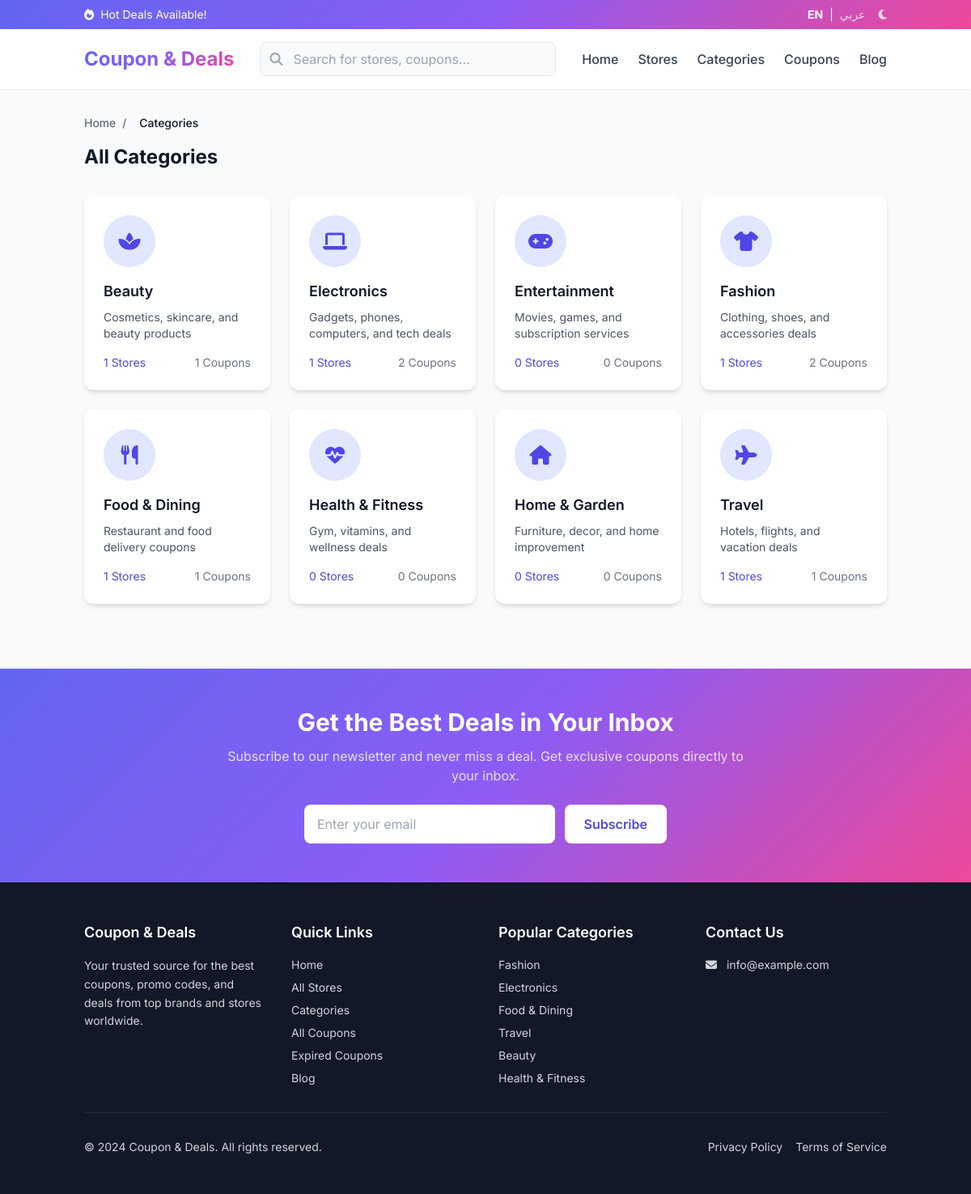
The page /categories on the database its author committed.
### tables this page shows
CREATE TABLE IF NOT EXISTS `categories` (
    `id` INT(11) UNSIGNED AUTO_INCREMENT PRIMARY KEY,
    `name_en` VARCHAR(100) NOT NULL,
    `name_ar` VARCHAR(100) DEFAULT NULL,
    `slug` VARCHAR(100) NOT NULL UNIQUE,
    `description_en` TEXT DEFAULT NULL,
    `description_ar` TEXT DEFAULT NULL,
    `icon` VARCHAR(50) DEFAULT NULL,
    `image` VARCHAR(255) DEFAULT NULL,
    `parent_id` INT(11) UNSIGNED DEFAULT NULL,
    `order_position` INT(11) DEFAULT 0,
    `is_active` TINYINT(1) DEFAULT 1,
    `created_at` TIMESTAMP DEFAULT CURRENT_TIMESTAMP,
    `updated_at` TIMESTAMP DEFAULT CURRENT_TIMESTAMP ON UPDATE CURRENT_TIMESTAMP,
    FOREIGN KEY (`parent_id`) REFERENCES `categories`(`id`) ON DELETE SET NULL,
    INDEX `idx_slug` (`slug`),
    INDEX `idx_active` (`is_active`),
    INDEX `idx_order` (`order_position`)
);

### app/controllers/CategoryController.php (called while the page is built, shortened)
<?php
require_once APP_PATH . '/controllers/BaseController.php';
class CategoryController extends BaseController {
    public function index() {
        $categories = $this->db->fetchAll(
            "SELECT c.*,
             (SELECT COUNT(*) FROM stores WHERE category_id = c.id AND is_active = 1) as stores_count,
             (SELECT COUNT(*) FROM coupons cp JOIN stores s ON cp.store_id = s.id WHERE s.category_id = c.id AND cp.is_active = 1) as coupons_count
             FROM categories c
             WHERE c.is_active = 1 AND c.parent_id IS NULL
             ORDER BY c.order_position, c.name_en"
        );
        $this->view('frontend/categories', [
            'pageTitle' => __('All Categories', 'جميع الفئات'),
            'categories' => $categories
        ]);
    }
}

### index.php (called while the page is built)
<?php
require_once __DIR__ . '/config/config.php';
require_once __DIR__ . '/config/db.php';
require_once __DIR__ . '/app/router.php';
require_once __DIR__ . '/app/helpers/functions.php';
$requestUri = $_SERVER['REQUEST_URI'] ?? '/';
$requestMethod = $_SERVER['REQUEST_METHOD'] ?? 'GET';
$uri = parse_url($requestUri, PHP_URL_PATH);
$basePath = str_replace('/index.php', '', $_SERVER['SCRIPT_NAME']);
$uri = substr($uri, strlen($basePath));
$uri = trim($uri, '/');
$router = initRouter();
$router->dispatch($uri, $requestMethod);

### config/config.php (called while the page is built, shortened)
<?php
function e($string) {
    return htmlspecialchars($string ?? '', ENT_QUOTES, 'UTF-8');
}
function getCurrentLang() {
    return $_SESSION['lang'] ?? DEFAULT_LANG;
}

### config/db.php (called while the page is built, shortened)
<?php
class Database {
    private static $instance = null;
    private $pdo;
    private function __construct() {
        try {
            $dsn = "mysql:host=" . DB_HOST . ";dbname=" . DB_NAME . ";charset=" . DB_CHARSET;
            $options = [
                PDO::ATTR_ERRMODE => PDO::ERRMODE_EXCEPTION,
                PDO::ATTR_DEFAULT_FETCH_MODE => PDO::FETCH_ASSOC,
                PDO::ATTR_EMULATE_PREPARES => false,
            ];
            $this->pdo = new PDO($dsn, DB_USER, DB_PASS, $options);
        } catch (PDOException $e) {
            die("Database connection failed: " . $e->getMessage());
        }
    }
    public static function getInstance() {
        if (self::$instance === null) {
            self::$instance = new self();
        }
        return self::$instance;
    }
    public function query($sql, $params = []) {
        $stmt = $this->pdo->prepare($sql);
        $stmt->execute($params);
        return $stmt;
    }
    public function fetchAll($sql, $params = []) {
        return $this->query($sql, $params)->fetchAll();
    }
}
function db() {
    return Database::getInstance();
}

### app/views/frontend/categories.php (the view)
<?php include APP_PATH . '/views/frontend/partials/header.php'; ?>
<div class="container mx-auto px-4 py-8">
    <?= breadcrumbs([__('Home', 'الرئيسية') => url('/'), __('Categories', 'الفئات') => '']) ?>
    <h1 class="text-2xl font-bold mb-8"><?= __('All Categories', 'جميع الفئات') ?></h1>
    <?php if (empty($categories)): ?>
    <div class="bg-white dark:bg-gray-800 rounded-xl p-12 text-center">
        <i class="fas fa-folder text-4xl text-gray-400 mb-4"></i>
        <h3 class="text-lg font-medium text-gray-600 dark:text-gray-400"><?= __('No categories found', 'لا توجد فئات') ?></h3>
    </div>
    <?php else: ?>
    <div class="grid grid-cols-1 sm:grid-cols-2 md:grid-cols-3 lg:grid-cols-4 gap-6">
        <?php foreach ($categories as $category): ?>
        <a href="<?= url('category/' . $category['slug']) ?>"
           class="bg-white dark:bg-gray-800 rounded-xl p-6 shadow-md hover:shadow-lg transition-all hover:-translate-y-1 group">
            <div class="w-16 h-16 bg-indigo-100 dark:bg-indigo-900 rounded-full flex items-center justify-center mb-4 group-hover:bg-indigo-200 dark:group-hover:bg-indigo-800">
                <i class="fas <?= e($category['icon'] ?: 'fa-tag') ?> text-2xl text-indigo-600 dark:text-indigo-400"></i>
            </div>
            <h3 class="font-semibold text-lg text-gray-900 dark:text-white mb-2"><?= e(getLocalizedField($category, 'name')) ?></h3>
            <p class="text-sm text-gray-600 dark:text-gray-400 mb-4 line-clamp-2">
                <?= e(getLocalizedField($category, 'description')) ?>
            </p>
            <div class="flex items-center justify-between text-sm">
                <span class="text-indigo-600 dark:text-indigo-400"><?= $category['stores_count'] ?> <?= __('Stores', 'متاجر') ?></span>
                <span class="text-gray-500"><?= $category['coupons_count'] ?> <?= __('Coupons', 'كوبونات') ?></span>
            </div>
        </a>
        <?php endforeach; ?>
    </div>
    <?php endif; ?>
</div>
<?php include APP_PATH . '/views/frontend/partials/footer.php'; ?>

### app/views/frontend/partials/footer.php (shortened to what this page needs)
    </main>
    <section class="gradient-bg py-12 mt-12">
        <div class="container mx-auto px-4 text-center">
            <h2 class="text-2xl md:text-3xl font-bold text-white mb-3">
                <?= __('Get the Best Deals in Your Inbox', 'احصل على أفضل العروض في بريدك') ?>
            </h2>
            <p class="text-white/80 mb-6 max-w-2xl mx-auto">
                <?= __('Subscribe to our newsletter and never miss a deal. Get exclusive coupons directly to your inbox.', 'اشترك في نشرتنا الإخبارية ولا تفوت أي عرض. احصل على كوبونات حصرية مباشرة في بريدك.') ?>
            </p>
            <form action="<?= url('subscribe') ?>" method="POST" class="max-w-md mx-auto flex flex-col sm:flex-row gap-3">
                <input type="email" name="email" required
                       placeholder="<?= __('Enter your email', 'أدخل بريدك الإلكتروني') ?>"
                       class="flex-1 px-4 py-3 rounded-lg text-gray-900 focus:outline-none focus:ring-2 focus:ring-white">
                <button type="submit" class="px-6 py-3 bg-white text-indigo-600 font-semibold rounded-lg hover:bg-gray-100 transition-colors">
                    <?= __('Subscribe', 'اشترك') ?>
                </button>
            </form>
        </div>
    </section>
    <footer class="bg-gray-900 text-gray-300 py-12">
        <div class="container mx-auto px-4">
            <div class="grid grid-cols-1 md:grid-cols-2 lg:grid-cols-4 gap-8 mb-8">
                <div>
                    <h3 class="text-white text-lg font-semibold mb-4"><?= e(getSetting('site_name', 'Coupon & Deals')) ?></h3>
                    <p class="text-sm leading-relaxed">
                        <?= __('Your trusted source for the best coupons, promo codes, and deals from top brands and stores worldwide.', 'مصدرك الموثوق لأفضل الكوبونات وأكواد الخصم والعروض من أفضل العلامات التجارية والمتاجر حول العالم.') ?>
                    </p>
                </div>
                <div>
                    <h3 class="text-white text-lg font-semibold mb-4"><?= __('Quick Links', 'روابط سريعة') ?></h3>
                    <ul class="space-y-2 text-sm">
                        <li><a href="<?= url('/') ?>" class="hover:text-white"><?= __('Home', 'الرئيسية') ?></a></li>
                        <li><a href="<?= url('stores') ?>" class="hover:text-white"><?= __('All Stores', 'جميع المتاجر') ?></a></li>
                        <li><a href="<?= url('categories') ?>" class="hover:text-white"><?= __('Categories', 'الفئات') ?></a></li>
                        <li><a href="<?= url('coupons') ?>" class="hover:text-white"><?= __('All Coupons', 'جميع الكوبونات') ?></a></li>
                        <li><a href="<?= url('expired-coupons') ?>" class="hover:text-white"><?= __('Expired Coupons', 'كوبونات منتهية') ?></a></li>
                        <li><a href="<?= url('blog') ?>" class="hover:text-white"><?= __('Blog', 'المدونة') ?></a></li>
                    </ul>
                </div>
                <div>
                    <h3 class="text-white text-lg font-semibold mb-4"><?= __('Popular Categories', 'الفئات الشائعة') ?></h3>
                    <ul class="space-y-2 text-sm">
                        <?php
                        $footerCategories = db()->fetchAll("SELECT name_" . getCurrentLang() . " as name, slug FROM categories WHERE is_active = 1 ORDER BY order_position LIMIT 6");
                        foreach ($footerCategories as $cat):
                        ?>
                        <li><a href="<?= url('category/' . $cat['slug']) ?>" class="hover:text-white"><?= e($cat['name'] ?? $cat['slug']) ?></a></li>
                        <?php endforeach; ?>
                    </ul>
                </div>
                <div>
                    <h3 class="text-white text-lg font-semibold mb-4"><?= __('Contact Us', 'تواصل معنا') ?></h3>
                    <ul class="space-y-2 text-sm">
                        <?php if ($email = getSetting('site_email')): ?>
                            <li><i class="fas fa-envelope mr-2"></i> <?= e($email) ?></li>
                        <?php endif; ?>
                    </ul>
                </div>
            </div>
            <div class="border-t border-gray-800 pt-8 flex flex-col md:flex-row justify-between items-center gap-4">
                <p class="text-sm"><?= getSetting('footer_text', '© ' . date('Y') . ' Coupon & Deals. All rights reserved.') ?></p>
                <div class="flex gap-4 text-sm">
                    <a href="<?= url('page/privacy-policy') ?>" class="hover:text-white"><?= __('Privacy Policy', 'سياسة الخصوصية') ?></a>
                    <a href="<?= url('page/terms') ?>" class="hover:text-white"><?= __('Terms of Service', 'شروط الخدمة') ?></a>
                </div>
            </div>
        </div>
    </footer>
</body>
</html>

### rows shown on the page
categories: name_en "Beauty", description_en "Cosmetics, skincare, and beauty products", stores_count "1", coupons_count "1"
categories: name_en "Electronics", description_en "Gadgets, phones, computers, and tech deals", stores_count "1", coupons_count "2"
categories: name_en "Entertainment", description_en "Movies, games, and subscription services", stores_count "0", coupons_count "0"
categories: name_en "Fashion", description_en "Clothing, shoes, and accessories deals", stores_count "1", coupons_count "2"
categories: name_en "Food & Dining", description_en "Restaurant and food delivery coupons", stores_count "1", coupons_count "1"
categories: name_en "Health & Fitness", description_en "Gym, vitamins, and wellness deals", stores_count "0", coupons_count "0"
categories: name_en "Home & Garden", description_en "Furniture, decor, and home improvement", stores_count "0", coupons_count "0"
categories: name_en "Travel", description_en "Hotels, flights, and vacation deals", stores_count "1", coupons_count "1"

### other values the page prints
__('Hot Deals Available!', 'عروض ساخنة متاحة!') "Hot Deals Available!"
$siteName "Coupon & Deals"
__('Home', 'الرئيسية') "Home"
__('Stores', 'المتاجر') "Stores"
__('Categories', 'الفئات') "Categories"
__('Coupons', 'كوبونات') "Coupons"
__('Blog', 'المدونة') "Blog"
$label "Home"
$label "Categories"
__('All Categories', 'جميع الفئات') "All Categories"
__('Subscribe', 'اشترك') "Subscribe"
getSetting('site_name', 'Coupon & Deals') "Coupon & Deals"
__('Quick Links', 'روابط سريعة') "Quick Links"
__('All Stores', 'جميع المتاجر') "All Stores"
__('All Coupons', 'جميع الكوبونات') "All Coupons"
